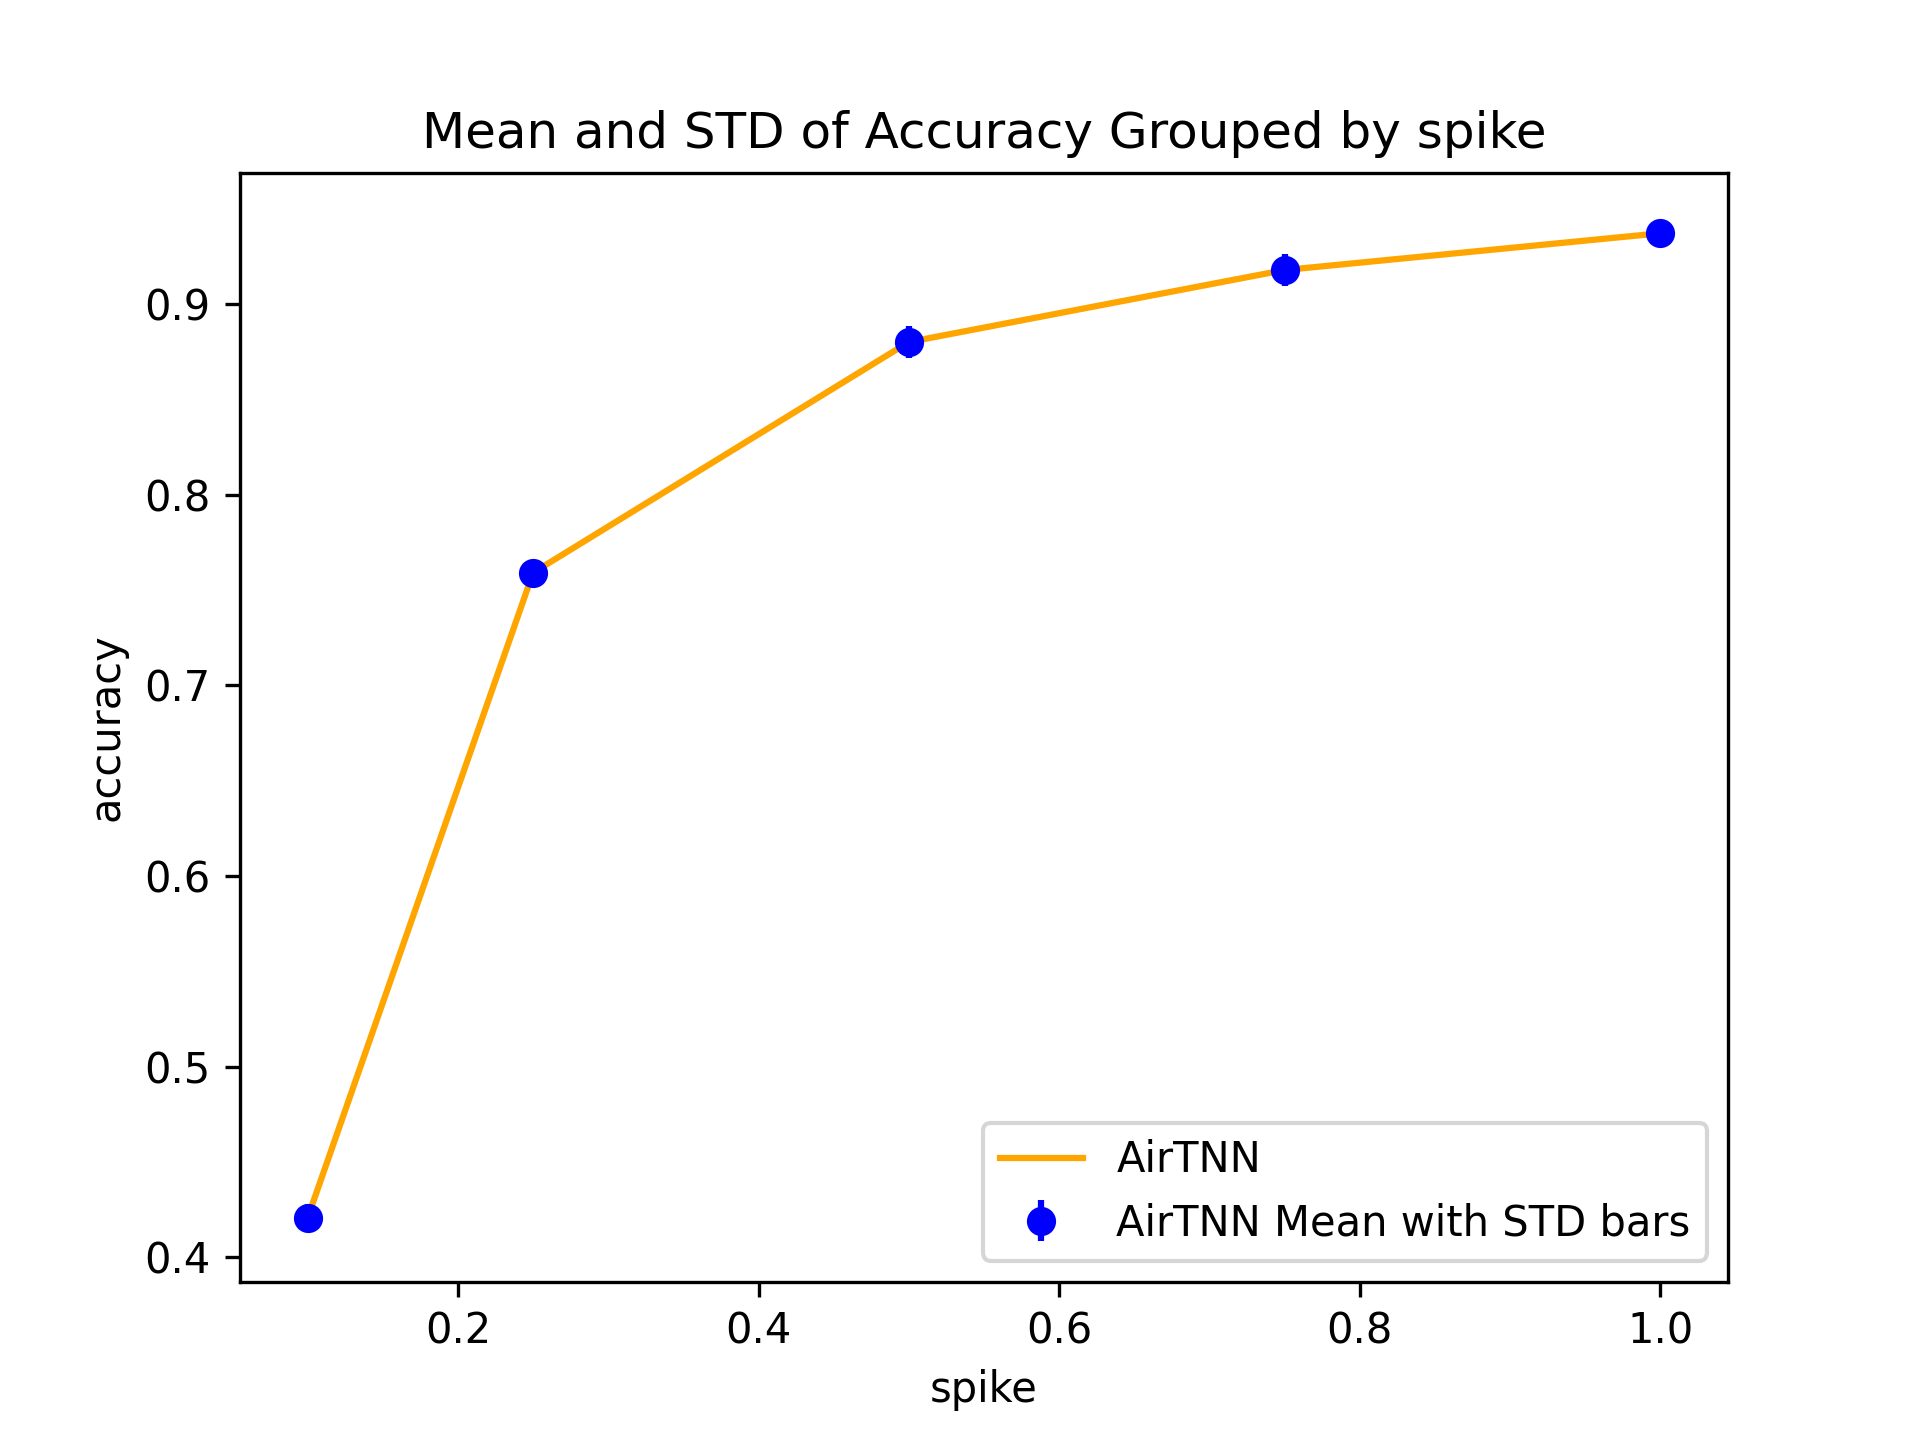

The script that saved this image:
import pandas as pd
import matplotlib.pyplot as plt

# Load the CSV files
df1 = pd.read_csv('plots/spike.csv')

# Group by 'spike' and calculate mean and standard deviation
grouped1 = df1.groupby('dataset.spike')['val/acc_best'].agg(['mean', 'std'])

# Plot mean with standard deviation bars for both datasets
plt.errorbar(grouped1.index, grouped1['mean'], yerr=grouped1['std'], 
             fmt='o', label='AirTNN Mean with STD bars', color='blue')

# Plot line connecting the means for both datasets
plt.plot(grouped1.index, grouped1['mean'], label='AirTNN', color='orange')

# Add labels
plt.xlabel('spike')
plt.ylabel('accuracy')
plt.title('Mean and STD of Accuracy Grouped by spike')

# Add legend
plt.legend()

plt.savefig('plots/spike.png', dpi=300)

# Show the plot
plt.show()